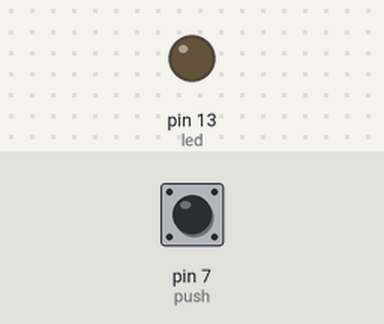
Simulated run of this sketch. Board: Arduino Uno, built with avr-gcc and run on an emulated ATmega328P. Parts: output pins drawn as LEDs (lit = HIGH). Inputs (shaded band) come from the test bench; at power-on: pin 7 (push) HIGH. What the sketch prints to the serial monitor is not drawn.

Above: at 1.2 s.
1.3 s: pin 7 (push) pulled LOW for 0.15 s
At 1.38 s:
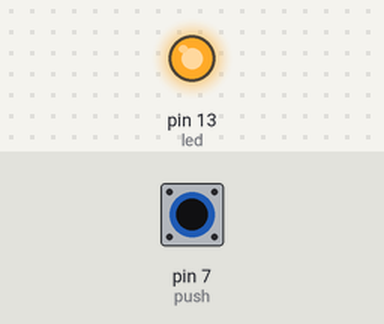
2.9 s: pin 7 (push) pulled LOW for 3.2 s
At 7.0 s:
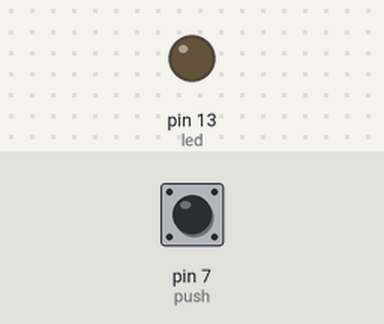
Timing chart, 0 to 8.5 s (numbered marks = the images above; inputs shaded):
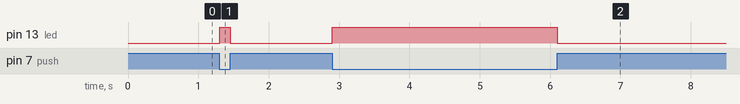

Measured:
- after the input at 1.3 s, pin 13 (led): LOW → HIGH at once, → LOW 0.15 s later
- after the input at 2.9 s, pin 13 (led): LOW → HIGH at once, → LOW 3.2 s later

The sketch:

push_button.ino
```cpp
int led = 13;
int push = 7;
void setup() {
  // put your setup code here, to run once:
  pinMode( led, OUTPUT);
   pinMode(push, INPUT);
   Serial.begin(9600);
}

void loop() {
  // put your main code here, to run repeatedly:
  int val = digitalRead(push);
  Serial.println(val);
  //delay(1000);
  if( val == LOW)
      digitalWrite(led, HIGH);
  else
    digitalWrite(led, LOW);

}
```
